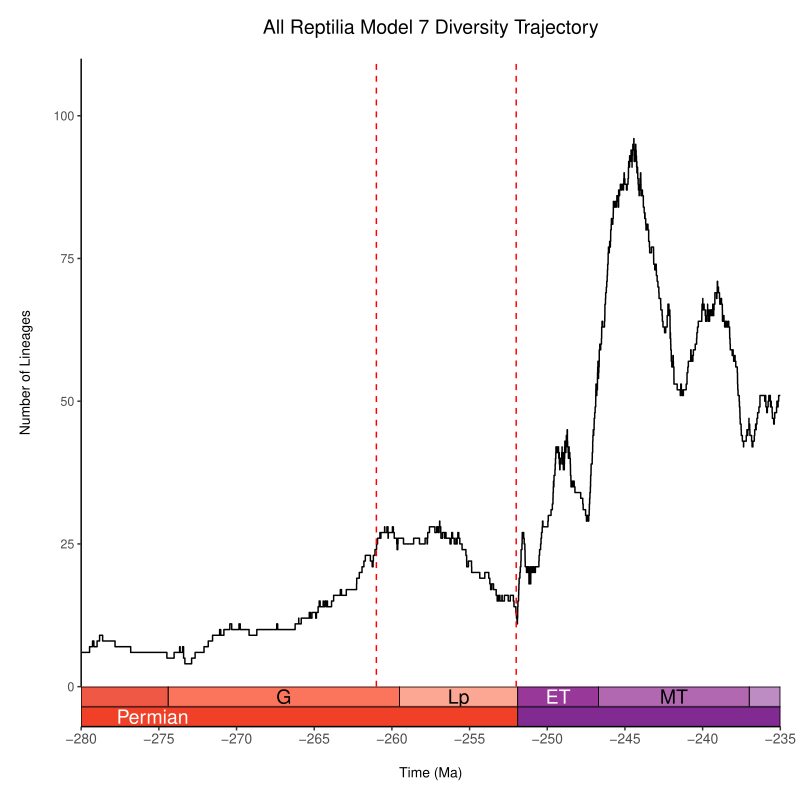

R code for this plot:
library(ggplot2)
library(deeptime)


####### ADD ts, div_traj, and time_events vectors from pyrate default _LTT.r script BY HAND
# ts=c()
# time_events=c()
# div_traj=c()

# ADD ts, div_traj, and time_events vectors by loading in from the default _LTT.r script
######### CHANGE THE PATH TO THE DEFAULT _LTT.R SCRIPT
# reading in default _LTT.r script as text, where each line from the default script is a separate element in the readLines vector
ltt_text <- readLines("C:\\Users\\SimoesLabAdmin\\Documents\\pt_diversity_rates\\updated_occurrence_analyses\\model_7\\isotopic_gl_stages\\reptilia_all\\combined_10_mcmc_LTT.r", warn = FALSE) 
# extracting the lines that contain the ts, div_traj, and time_events vectors
ts <- grep("^\\s*ts\\s*=", ltt_text, value = TRUE)
time_events <- grep("^\\s*time_events\\s*=", ltt_text, value = TRUE)
div_traj <- grep("^\\s*div_traj\\s*=", ltt_text, value = TRUE)
# Execute those lines
eval(parse(text = ts))
eval(parse(text = time_events))
eval(parse(text = div_traj))

############# If you used -translate with BDNN, you'll need to add back the translated value to the time_events vec
time_events = time_events + 175

# Mass extinction positions
perm_trias_extinction <- -252
guadalupian_extinction <- -261

# Dataframe
diversity_df <- data.frame(time = -time_events, diversity = div_traj)

# Ggplot
plot <- ggplot(diversity_df, aes(x = time, y = diversity)) +
  geom_step() +
# Add mass extinction lines
    geom_vline(xintercept = guadalupian_extinction, 
               color = "red", linetype = "dashed") +
    geom_vline(xintercept = perm_trias_extinction, 
               color = "red", linetype = "dashed", linewidth = 0.5) +
  #xlim(-max(ts) - 1, 0) + #### Commented out because xlim is set in coord_geo. If you want to see the full range, you can remove xlim from coord_geo, uncomment this
    scale_x_continuous(breaks = seq(from = -300, to = 0, by = 5)) +
  labs(
    title = "All Reptilia Model 7 Diversity Trajectory", ####### SET MODEL/CLADE TITLE
    x = "Time (Ma)",
    y = "Number of Lineages"
  ) +
  theme_classic() + 
    theme(
      text = element_text(size = 10),
      axis.text.x = element_text(size = 10),
      axis.ticks.x = element_line(),
      axis.text.y = element_text(size = 9),
      axis.title = element_text(size = 10),
      axis.title.x = element_text(size = 10, margin = margin(t = 15)),
      axis.title.y = element_text(margin = margin(r = 15)),
      plot.title = element_text(size = 14, hjust = 0.5, margin = margin(b = 15)),
      plot.margin = unit(c(0.5, 0.5, 0.5, 0.5), "cm"), # unit(c(top, right, bottom, left), "unit")
      panel.grid.major = element_blank(),
      panel.grid.minor = element_blank()) +
    coord_geo(
      dat = list("international epochs", "international periods"),
      expand= FALSE,
      abbrv = list(TRUE, FALSE),
      pos = list("bottom", "bottom"),
      alpha = 1,
      height = unit(1, "line"),
      neg = TRUE,
      xlim = c(-280, -235), ############################# CHANGE THIS TO MODIFY X LIMITS, I.E., TIME FRAME
      ############# comment the below line out if you want ylim to be the max(diversity) within the xlim range
      #ylim = c(0, max(diversity_df$diversity[diversity_df$time >= -280 & diversity_df$time <= -235]) + 1) # Adjust y limits based on the data
      ylim = c(0, 110), # Set ylim by hand so diff models can have be comparable
    )


# Display the plot
plot

# Save as PDF with custom dimensions
###### CHANGE PDF PATH
ggsave("C:\\Users\\SimoesLabAdmin\\Documents\\pt_diversity_rates\\updated_occurrence_analyses\\model_7\\isotopic_gl_stages\\reptilia_all\\combined_10_mcmc_DTT_deeptime.pdf", plot = plot, width = 8, height = 8, units = "in")
